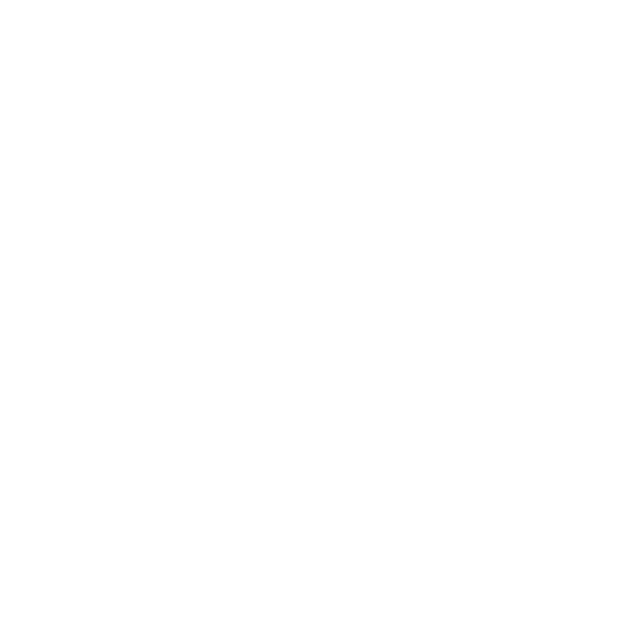
Frame 1 (no input)
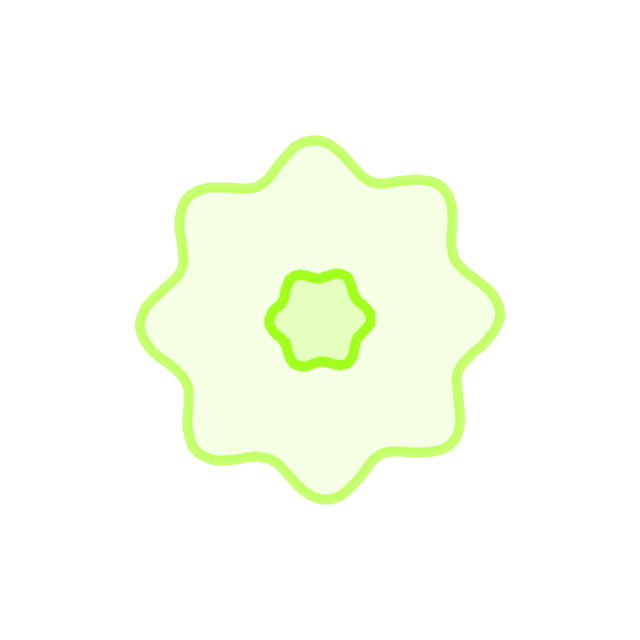
Frame 60 (the mouse pressed at the canvas centre just before this capture)
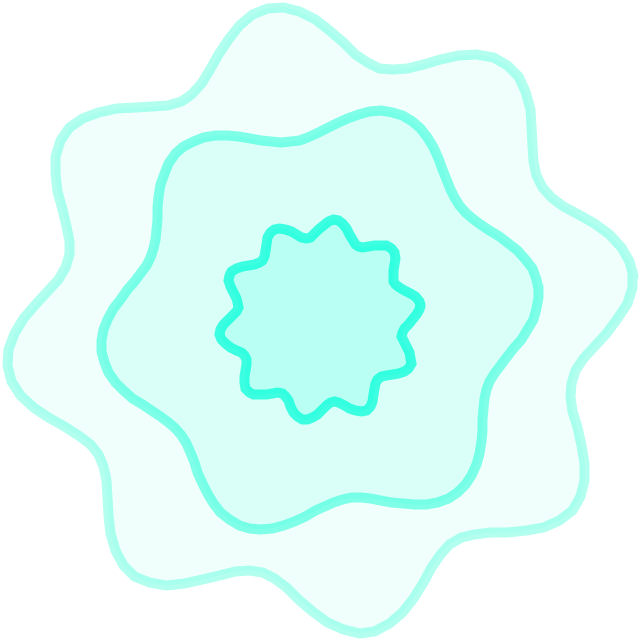
Frame 120 (the mouse held since frame 60 and released just before this capture)

The Processing sketch that drew these frames (run headless with seeded random() and noise(); from frame 60 on, the mouse is pressed at the canvas centre):

// Processing sketch: SignalWaves
// ── SignalWaves.pde
ArrayList<SignalWave> signals;

void setup() {
  size(640, 640);
  colorMode(HSB);
  
  signals = new ArrayList<SignalWave>();
  signals.add(new SignalWave(0));
}

void draw() {
  background(255);

  translate(width/2, height/2);
  rotate(map(cos(TWO_PI * frameCount/2400), -1, 1, 0, TWO_PI));
  
  for (int i = 0; i < signals.size(); i++) {
    signals.get(i).display();
    signals.get(i).update();
    
    if(signals.get(i).radius > width/5 && !signals.get(i).reproduced){
      signals.add(new SignalWave(signals.get(i).hue));
      signals.get(i).reproduced = true;
    }
    
    if(signals.get(i).alpha < 1){
      signals.remove(i);
    }
  }
}

// ── SignalWave.pde
class SignalWave{
  float radius = 0;
  
  float hue;
  float alpha = 255;
  
  boolean reproduced = false;
  
  int sides = round(random(5, 10));
  
  SignalWave(float _hue){
    hue = _hue;
  }
  
  void display(){
    stroke(hue%255, 255, 255, alpha);
    strokeWeight(radius < 10 ? radius : 10);
    
    fill(hue%255, 255, 255, alpha/5);
    
    beginShape();
    for(float a = 0; a <= TWO_PI+0.05; a+= 0.05){
      float x = cos(a) * (radius + cos(a*sides) * radius/10);
      float y = sin(a) * (radius + cos(a*sides) * radius/10);
      vertex(x, y);
    }
    endShape();
  }
  
  void update(){
    radius = lerp(radius, width, 0.005);
    hue++;
    alpha = lerp(alpha, 0, 0.01);
  }
}
